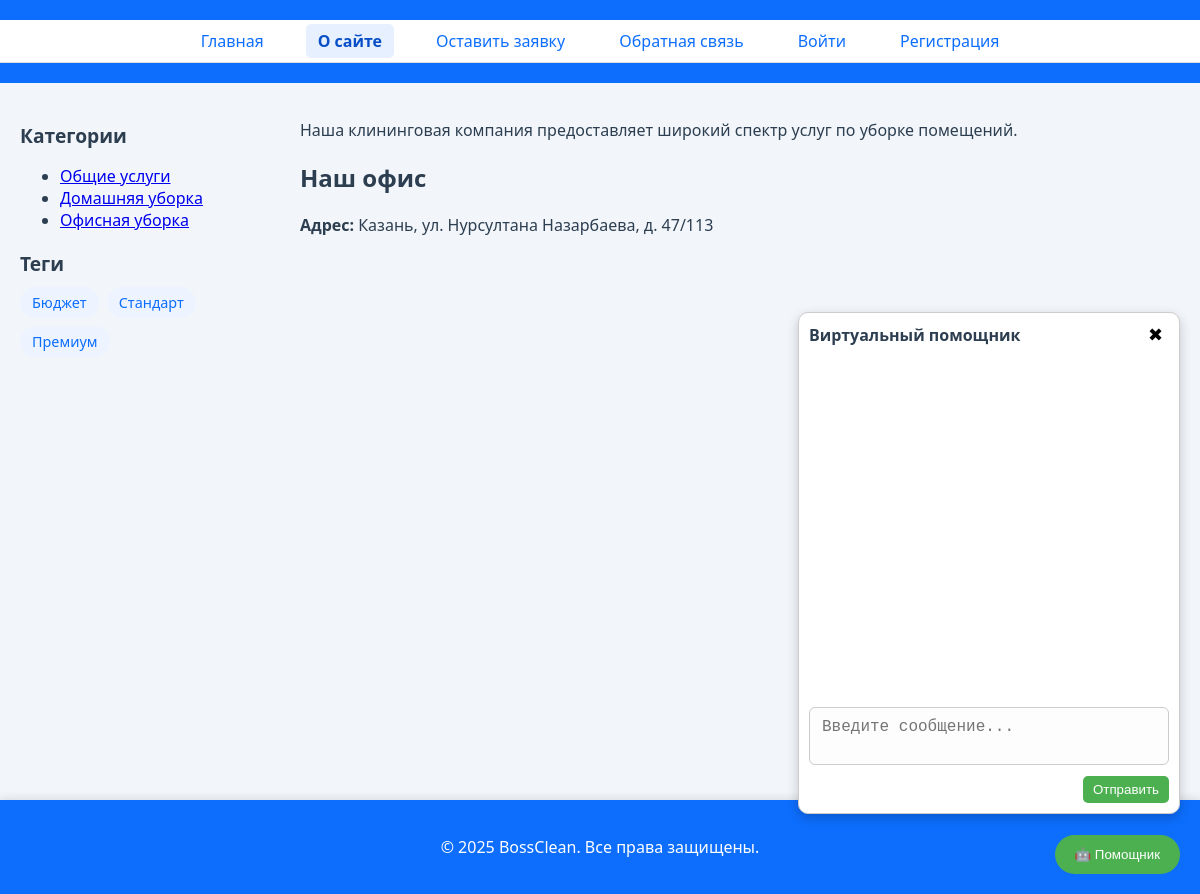
The page /about/ on the database its author committed.
### places/models.py (models this page shows, shortened)
class ServiceCategory(models.Model):
    name = models.CharField(max_length=100, verbose_name='Название категории')
    slug = models.SlugField(unique=True, verbose_name='URL')
    def get_absolute_url(self):
        return reverse('category', kwargs={'cat_slug': self.slug})
    class Meta:
        verbose_name = 'Категория'
        verbose_name_plural = 'Категории'

class TagService(models.Model):
    tag = models.CharField(max_length=100, db_index=True, verbose_name="Название тега")
    slug = models.SlugField(max_length=255, unique=True, db_index=True, verbose_name="URL")
    def get_absolute_url(self):
        return reverse('tag', kwargs={'tag_slug': self.slug})

### places/views.py (the view)
# urls.py: path('about/', views.about, name='about'),
def about(request):
    return render(request, 'places/about.html', {'title': 'О компании', 'active_page': 'about'})

### places/templatetags/cleaning_tags.py (called while the page is built)
@register.inclusion_tag('places/list_categories.html')
def show_categories(cat_selected=0):
    cats = ServiceCategory.objects.all()
    return {"cats": cats, "cat_selected": cat_selected}

@register.inclusion_tag('places/includes/tag_block.html')
def show_all_tags():
    return {"tags": TagService.objects.all()}

### users/context_processors.py (called while the page is built)
def get_main_menu(request):
    return {'mainmenu': menu}

### places/templates/places/about.html (shortened to what this page needs)
    {% extends 'base.html' %}
    {% block content %}
        <p>Наша клининговая компания предоставляет широкий спектр услуг по уборке помещений.</p>
        <h2>Наш офис</h2>
        <p><strong>Адрес:</strong> Казань, ул. Нурсултана Назарбаева, д. 47/113</p>
        <div id="map" style="width: 100%; height: 400px; border-radius: 10px; margin-top: 20px;"></div>
    {% endblock %}

### places/templates/places/list_categories.html
<ul class="category-list">
    {% for cat in cats %}
        {% if cat.id == cat_selected %}
            <li class="selected">{{ cat.name }}</li>
        {% else %}
            <li><a href="{{ cat.get_absolute_url }}">{{ cat.name }}</a></li>
        {% endif %}
    {% endfor %}
</ul>

### places/templates/places/includes/tag_block.html
{% if tags %}
<div class="tags">
    {% for t in tags %}
        <a href="{{ t.get_absolute_url }}" class="tag">{{ t.tag }}</a>
    {% endfor %}
</div>
{% endif %}

### places/static/places/css/styles.css (style rules this page uses)
html, body { font-family: 'Segoe UI', sans-serif; background-color: #f2f6fa; color: #2c3e50; height: 100%; margin: 0; padding: 0; }
.tags { display: flex; flex-wrap: wrap; gap: 8px; margin-top: 10px; }
.tag { background-color: #edf4ff; color: #0d6efd; padding: 6px 12px; border-radius: 20px; font-size: 0.9rem; text-decoration: none; transition: background-color 0.3s; }

### rows shown on the page
ServiceCategory: name "Общие услуги"
ServiceCategory: name "Домашняя уборка"
ServiceCategory: name "Офисная уборка"
TagService: tag "Бюджет"
TagService: tag "Стандарт"
TagService: tag "Премиум"

### other values the page prints
{{ m.title }} "Главная" "О сайте" "Оставить заявку" "Обратная связь"
